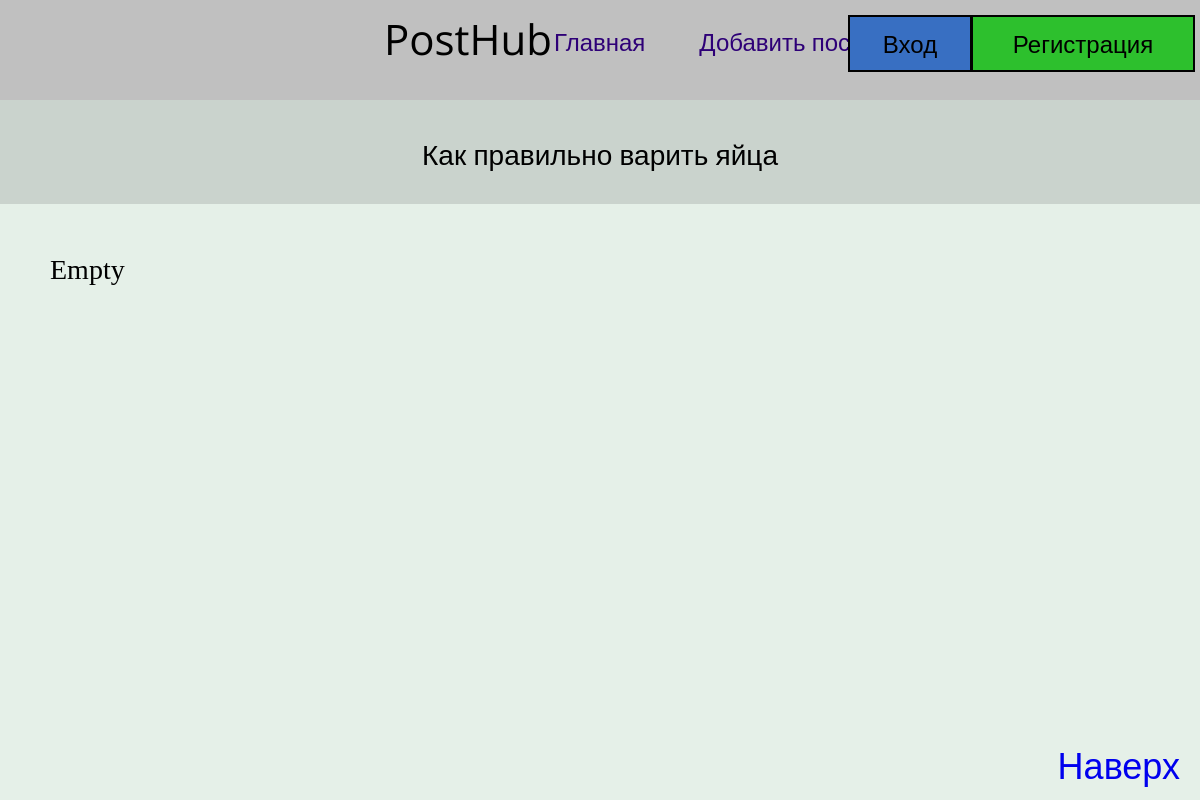
The app's page /post/kak-pravilno-varit-yaica/, older data.
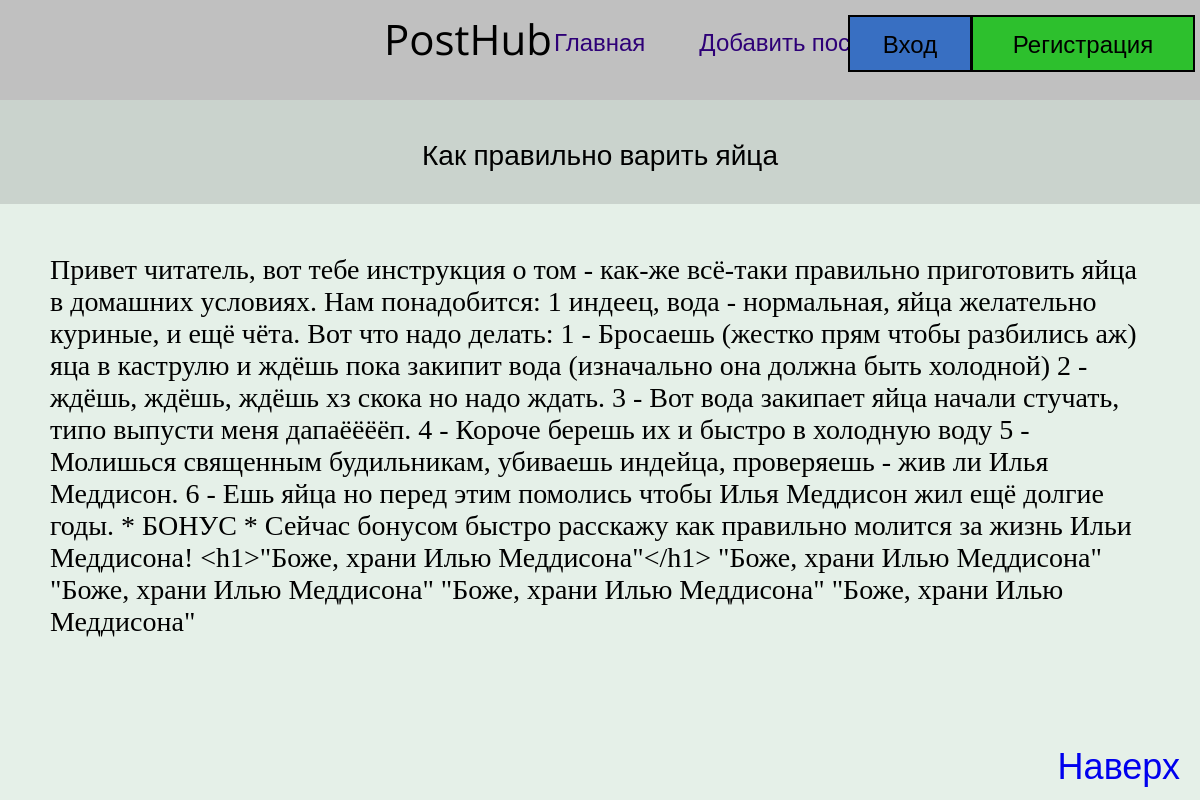
The same page, newer data.
### main/models.py (models this page shows, shortened)
class Post(models.Model):
    class Meta:
        verbose_name = 'Посты'
        verbose_name_plural = verbose_name
        ordering = ['-time_create', 'title']
    creator = models.CharField(max_length=12, verbose_name='Создатель') # Имя создателя поста
    title = models.CharField(max_length=32, verbose_name='Заголовок') # Заголовок поста
    short = models.TextField(max_length=165, verbose_name='short текст') # Короткая версия поста
    time_create = models.DateTimeField(auto_now_add=True, verbose_name='Дата публикации') # Дата и время создния поста
    slug = models.SlugField(max_length=64, unique=True, db_index=True, verbose_name='url') # Url slug поста для собственной страницы
    long = models.TextField(max_length=1024, verbose_name='Текст поста') # Длинная версия текста поста, которая будет показана только при нажатии - "Читать пост"
    is_published = models.BooleanField(default=True, verbose_name='Опубликован') # Опубликован ли пост

### main/views.py (the view)
# urls.py: path('post/<slug:post_slug>/', views.show_post, name='show_post')
def show_post(request, post_slug):
    data = GetData.show_post_data(post_slug)
    path = 'main/show_post.html'
    return render(request, path, context=data)

### main/views.py (called while the page is built)
    def show_post_data(post_slug):
        post = get_object_or_404(Post, slug=post_slug) # Получаем объект, либо создаём ошибку - 404 если объекта нет
        page_title = f'PostHub - {post.title}' # Заголовок страницы
        data = {
            'post': post, # ссылка на пост
            'title': page_title,
            'is_user_auth': GetData.is_user_auth,
        }
        return data

### main/templates/main/show_post.html
{% extends 'main/base.html' %}
{% block content %}
<div class="view-post">
    <div class="view-header">
        <div id="view-title">{{ post.title }}</div>
        <div id="view-creator">Создатель: {{ post.creator }}</div>
        <div id="view-time">{{ post.time_create }}</div>
    </div>
    <div class="view-text">
        {{ post.long }}
    </div>
</div>
<a href="#top" id="go-top-text">Наверх</a>
{% endblock content %}

### main/templates/main/base.html (shortened to what this page needs)
{% load static %}
<!DOCTYPE html>
<html lang="ru">
<head>
    <link rel="stylesheet" href="{% static 'main/css/style.css' %}">
</head>
<body>
    <div class="fixed">
        <header>
            <a href="{% url 'home' %}"><span id="title">PostHub</span></a>
            <menu>
                <ul>
                    <li><a href="{% url 'home' %}">Главная</a></li>
                    <li><a href="{% url 'addpost' %}">Добавить пост</a></li>
                </ul>
            </menu>
            <div class="authorization">
                {% if is_user_auth %}
                <div id="log-out">
                    <p><a href="#">Выйти</a></p>
                </div>
                {% else %}
                <div id="login">
                    <p><a href="{% url 'login' %}">Вход</a></p>
                </div>
                <div id="register">
                    <p><a href="{% url 'register' %}">Регистрация</a></p>
                </div>
                {% endif %}
            </div>
        </header>
    </div>
    {% block content %}
    {% endblock content %}
</body>
</html>

### main/static/main/css/style.css (style rules this page uses)
* { margin: 0; padding: 0; }
body { background-color: rgb(229, 240, 232); }
p, a { font-family: 'Open Sans', sans-serif; }
header { height: 100px; background-color: silver; }
header a { text-decoration: none; }
header li { position: relative; left: 42%; top: 25px; display: inline; margin-left: 50px; font-size: 24px; }
header li a { color: rgb(46, 0, 119); }
.authorization { position: absolute; right: 0px; top: 15px; }
.authorization a { color: black; }
#title { position: absolute; left: 32%; top: 10px; color: black; font-size: 42px; font-weight: 400; }
#login { padding: 10px; display: inline-block; background-color: rgb(56, 111, 194); width: 100px; border: solid 2px black; }
#register { position: relative; right: 5px; padding: 10px; display: inline-block; background-color: rgb(45, 192, 45); width: 200px; border: solid 2px black; }
#login p, #register p { text-align: center; font-size: 24px; }
#go-top-text { text-decoration: none; position: fixed; right: 20px; bottom: 10px; font-size: 36px; }
.view-text { margin: 50px; font-size: 28px; }
.view-header { text-align: center; background-color: rgb(202, 211, 205); font-family: 'Open Sans', sans-serif; font-weight: 500; font-size: 28px; }
#view-creator { position: relative; bottom: 15px; right: 740px; }
#view-title { position: relative; display: inline-block; top: 35px; }
#view-time { position: relative; right: 780px; font-size: 21px; bottom: 5px; }

Row changes from the older to the newer data that the page shows:
changed Post "Как правильно варить яйца": long "Empty" → "Привет читатель, вот тебе инструкция о том - как-же всё-таки правильно приготовить яйца в домашних условиях. Нам понадобится: 1 индеец, вода - нормальная, яйца желательно куриные, и ещё чёта. Вот что надо делать: 1 - Бросаешь (жестко прям чтобы разбились аж) яца в каструлю и ждёшь пока закипит вода (изначально она должна быть холодной) 2 - ждёшь, ждёшь, ждёшь хз скока но надо ждать. 3 - Вот вода закипает яйца начали стучать, типо выпусти меня дапаёёёёп. 4 - Короче берешь их и быстро в холодную воду 5 - Молишься священным будильникам, убиваешь индейца, проверяешь - жив ли Илья Меддисон. 6 - Ешь яйца но перед этим помолись чтобы Илья Меддисон жил ещё долгие годы. * БОНУС * Сейчас бонусом…"
